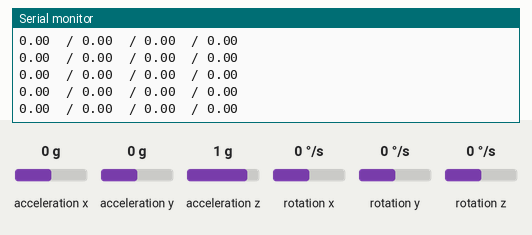
Recording of a sketch running on a simulated Arduino Uno, built with avr-gcc and run on an emulated ATmega328P. On the bench: the last lines printed to the serial monitor. Wiring (inferred from the names in the program): MPU-6050 motion sensor at I2C address 0x68. Inputs (shaded band) come from the test bench; at power-on: acceleration x 0 g, acceleration y 0 g, acceleration z 1 g, rotation x 0 °/s, rotation y 0 °/s, rotation z 0 °/s.

Above: at 1.6 s.
1.7 s: acceleration x set to -1.4 g
At 2.8 s:
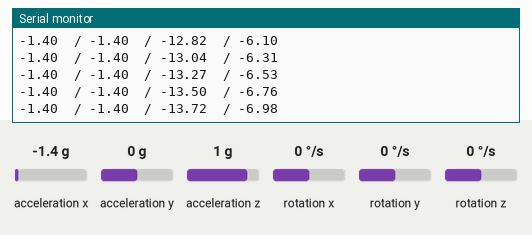
4.7 s: acceleration x set to 1.4 g
At 5.3 s:
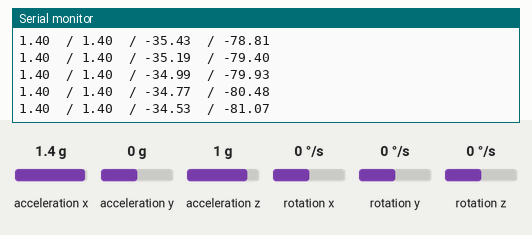
7.7 s: acceleration x set to 0 g
At 8.5 s:
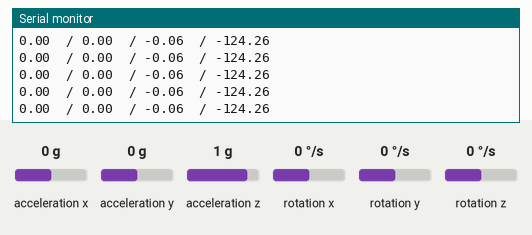
Timing chart, 0 to 10.7 s (numbered marks = the images above; inputs shaded):
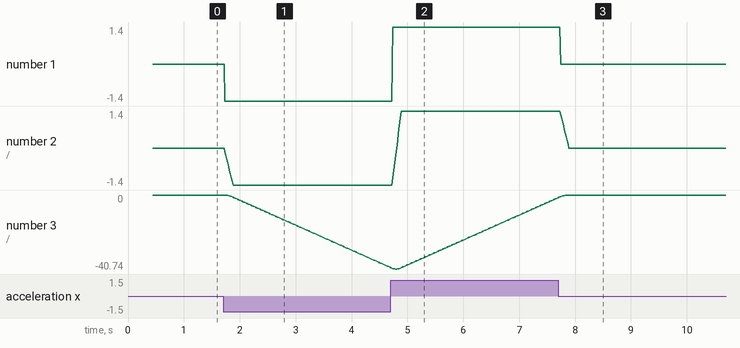

Measured:
- after the input at 1.7 s, the serial monitor: prints a new line at once (image 1)
- plotted number 1: 0 → -1.4 after the input at 1.7 s
- plotted number 2: 0 → -1.4 after the input at 1.7 s
- plotted number 3: 0 → -39.8 after the input at 1.7 s

The sketch:

IMU_AccX.ino
```cpp
/*
   Arduino and MPU6050 Accelerometer and Gyroscope Sensor Tutorial
   by Dejan, https://howtomechatronics.com
*/
#include <Wire.h>
const int MPU = 0x68; // MPU6050 I2C address
float prevAccXAvg, AccX, AccXCorr, AccY, AccZ, AccXAvg;
float prevXVel = 0, xVel = 0, yVel = 0, zVel = 0;
float xPos = 0;
float GyroX, GyroY, GyroZ;
float accAngleX, accAngleY, gyroAngleX, gyroAngleY, gyroAngleZ;
float roll, pitch, yaw;
float AccErrorX, AccErrorY, AccErrorZ, GyroErrorX, GyroErrorY, GyroErrorZ;
float elapsedTime, currentTime, previousTime;
const unsigned int FILTER_SIZE = 10, VEL_COUNT_MAX = 50, ACC_COUNT_MAX = 50;
unsigned int count = 0, velCount = 0, accCount = 0;
float xFilter[FILTER_SIZE], yFilter[FILTER_SIZE], zFilter[FILTER_SIZE];
int c = 0;
void setup() {
  Serial.begin(19200); // 9600???
  Wire.begin();                      // Initialize comunication
  Wire.beginTransmission(MPU);       // Start communication with MPU6050 // MPU=0x68
  Wire.write(0x6B);                  // Talk to the register 6B
  Wire.write(0x00);                  // Make reset - place a 0 into the 6B register
  Wire.endTransmission(true);        //end the transmission
  /*
  // Configure Accelerometer Sensitivity - Full Scale Range (default +/- 2g)
  Wire.beginTransmission(MPU);
  Wire.write(0x1C);                  //Talk to the ACCEL_CONFIG register (1C hex)
  Wire.write(0x10);                  //Set the register bits as 00010000 (+/- 8g full scale range)
  Wire.endTransmission(true);
  // Configure Gyro Sensitivity - Full Scale Range (default +/- 250deg/s)
  Wire.beginTransmission(MPU);
  Wire.write(0x1B);                   // Talk to the GYRO_CONFIG register (1B hex)
  Wire.write(0x10);                   // Set the register bits as 00010000 (1000deg/s full scale)
  Wire.endTransmission(true);
  delay(20);
  */
  // Call this function if you need to get the IMU error values for your module
  calculate_IMU_error();
  delay(20);
}
void loop() {
  // === Read acceleromter data === //
  Wire.beginTransmission(MPU);
  Wire.write(0x3B); // Start with register 0x3B (ACCEL_XOUT_H)
  Wire.endTransmission(false);
  Wire.requestFrom(MPU, 6, true); // Read 6 registers total, each axis value is stored in 2 registers
  //For a range of +-2g, we need to divide the raw values by 16384, according to the datasheet
  AccX = (Wire.read() << 8 | Wire.read()) / 16384.0 - AccErrorX; // X-axis value
  AccY = (Wire.read() << 8 | Wire.read()) / 16384.0 - AccErrorY; // Y-axis value
  AccZ = (Wire.read() << 8 | Wire.read()) / 16384.0 - AccErrorZ; // Z-axis value
  // Calculating Roll and Pitch from the accelerometer data
  accAngleX = (atan(AccY / sqrt(pow(AccX, 2) + pow(AccZ, 2))) * 180 / PI);// - AccErrorX; // AccErrorX ~(-0.20) See the calculate_IMU_error()custom function for more details
  accAngleY = (atan(-1 * AccX / sqrt(pow(AccY, 2) + pow(AccZ, 2))) * 180 / PI);// - AccErrorY; // AccErrorY ~(-4.74)
  // === Read gyroscope data === //
  previousTime = currentTime;        // Previous time is stored before the actual time read
  currentTime = millis();            // Current time actual time read
  elapsedTime = (currentTime - previousTime) / 1000; // Divide by 1000 to get seconds
  Wire.beginTransmission(MPU);
  Wire.write(0x43); // Gyro data first register address 0x43
  Wire.endTransmission(false);
  Wire.requestFrom(MPU, 6, true); // Read 4 registers total, each axis value is stored in 2 registers
  GyroX = (Wire.read() << 8 | Wire.read()) / 131.0; // For a 250deg/s range we have to divide first the raw value by 131.0, according to the datasheet
  GyroY = (Wire.read() << 8 | Wire.read()) / 131.0;
  GyroZ = (Wire.read() << 8 | Wire.read()) / 131.0;
  // Correct the outputs with the calculated error values
  GyroX = GyroX - GyroErrorX; // GyroErrorX ~(2.03)
  GyroY = GyroY - GyroErrorY; // GyroErrorY ~(-5.80)
  GyroZ = GyroZ - GyroErrorZ; // GyroErrorZ ~ (2.66)
  // Currently the raw values are in degrees per seconds, deg/s, so we need to multiply by sendonds (s) to get the angle in degrees
  gyroAngleX = gyroAngleX + GyroX * elapsedTime; // deg/s * s = deg
  gyroAngleY = gyroAngleY + GyroY * elapsedTime;
  yaw =  yaw + GyroZ * elapsedTime;
  // Complementary filter - combine acceleromter and gyro angle values
  roll = 0.96 * gyroAngleX + 0.04 * accAngleX;
  pitch = 0.96 * gyroAngleY + 0.04 * accAngleY;

  // Calculate Velocity

  AccXAvg = calcRollingFilter("x");

  detectResetVel();
//  detectResetAcc();

  if (abs(AccXAvg) > 0.01) {
    xVel += AccXAvg * elapsedTime * 9.81;
  }

  xPos += xVel * elapsedTime;

  // Print the values on the serial monitor
//    Serial.print(roll);
//    Serial.print("\t/ ");
//    Serial.print(pitch);
//    Serial.print("\t/ ");
//    Serial.print(yaw);
//    Serial.print("\t/ ");
     Serial.print(AccX);
     Serial.print("\t/ ");
//    Serial.print(AccY);
//    Serial.print("\t/ ");
//    Serial.println(AccZ);

     Serial.print(AccXAvg);
     Serial.print("\t/ ");
//    Serial.print(abs(AccXAvg));
//    Serial.print("\t/ ");
     Serial.print(xVel);
     Serial.print("\t/ ");
     Serial.println(xPos);
}

void calculate_IMU_error() {
  // We can call this funtion in the setup section to calculate the accelerometer and gyro data error. From here we will get the error values used in the above equations printed on the Serial Monitor.
  // Note that we should place the IMU flat in order to get the proper values, so that we then can the correct values
  // Read accelerometer values 200 times
  while (c < 200) {
    Wire.beginTransmission(MPU);
    Wire.write(0x3B);
    Wire.endTransmission(false);
    Wire.requestFrom(MPU, 6, true);
    AccX = (Wire.read() << 8 | Wire.read()) / 16384.0 ;
    AccY = (Wire.read() << 8 | Wire.read()) / 16384.0 ;
    AccZ = (Wire.read() << 8 | Wire.read()) / 16384.0 ;
    // Sum all readings
    AccErrorX = AccErrorX + AccX;
    AccErrorY = AccErrorY + AccY;
    AccErrorZ = AccErrorZ + AccZ;
//    AccAngleErrorX = AccAngleErrorX + ((atan((AccY) / sqrt(pow((AccX), 2) + pow((AccZ), 2))) * 180 / PI));
//    AccAngleErrorY = AccAngleErrorY + ((atan(-1 * (AccX) / sqrt(pow((AccY), 2) + pow((AccZ), 2))) * 180 / PI));
    c++;
  }
  //Divide the sum by 200 to get the error value
  AccErrorX = AccErrorX / 200;
  AccErrorY = AccErrorY / 200;
  AccErrorZ = AccErrorZ / 200;
//  AccAngleErrorX = AccAngleErrorX / 200;
//  AccAngleErrorY = AccAngleErrorY / 200;
  c = 0;
  // Read gyro values 200 times
  while (c < 200) {
    Wire.beginTransmission(MPU);
    Wire.write(0x43);
    Wire.endTransmission(false);
    Wire.requestFrom(MPU, 6, true);
    GyroX = Wire.read() << 8 | Wire.read();
    GyroY = Wire.read() << 8 | Wire.read();
    GyroZ = Wire.read() << 8 | Wire.read();
    // Sum all readings
    GyroErrorX = GyroErrorX + (GyroX / 131.0);
    GyroErrorY = GyroErrorY + (GyroY / 131.0);
    GyroErrorZ = GyroErrorZ + (GyroZ / 131.0);
    c++;
  }
  //Divide the sum by 200 to get the error value
  GyroErrorX = GyroErrorX / 200;
  GyroErrorY = GyroErrorY / 200;
  GyroErrorZ = GyroErrorZ / 200;
  // Print the error values on the Serial Monitor
  // Serial.print("AccErrorX: ");
  // Serial.println(AccErrorX);
  // Serial.print("AccErrorY: ");
  // Serial.println(AccErrorY);
  // Serial.print("GyroErrorX: ");
  // Serial.println(GyroErrorX);
  // Serial.print("GyroErrorY: ");
  // Serial.println(GyroErrorY);
  // Serial.print("GyroErrorZ: ");
  // Serial.println(GyroErrorZ);
}

float calcRollingFilter(String dir) {
  float sum = 0;
  if (dir.compareTo("x") == 0) {
    xFilter[count % FILTER_SIZE] = AccX + AccXCorr;
    for (float f: xFilter) {
      sum += f;
    }
    count++;
    return sum/FILTER_SIZE;
  } else if (dir.compareTo("y") == 0) {

  } else if (dir.compareTo("z") == 0) {

  } else {
    while(true) {
      Serial.println("incorrect direction value");
    }
  }
}

void detectResetAcc() {
  if (prevAccXAvg < AccXAvg + 0.005 && prevAccXAvg > AccXAvg - 0.005){
    accCount++;
  } else {
    accCount = 0;
  }
  if (accCount == ACC_COUNT_MAX){
    AccXCorr = -AccXAvg;
    accCount = 0;
  }
  prevAccXAvg = AccXAvg;
}

void detectResetVel() {
  if (prevXVel == xVel){
    velCount++;
  } else {
    velCount = 0;
  }
  if (velCount == VEL_COUNT_MAX){
    xVel = 0;
    velCount = 0;
  }
  prevXVel = xVel;
}
```
